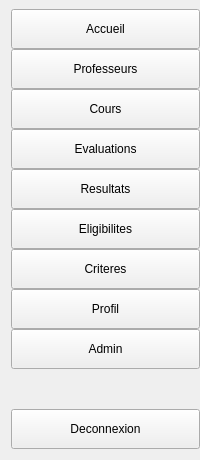
          <widget class="QWidget" name="widget_4" native="true">
           <property name="minimumSize">
            <size>
             <width>200</width>
             <height>0</height>
            </size>
           </property>
           <property name="maximumSize">
            <size>
             <width>200</width>
             <height>16777215</height>
            </size>
           </property>
           <layout class="QVBoxLayout" name="verticalLayout_4">
            <property name="spacing">
             <number>0</number>
            </property>
            <property name="topMargin">
             <number>9</number>
            </property>
            <property name="rightMargin">
             <number>0</number>
            </property>
            <item>
             <layout class="QVBoxLayout" name="verticalLayout_3">
              <property name="spacing">
               <number>0</number>
              </property>
              <item>
               <layout class="QVBoxLayout" name="verticalLayout_2">
                <property name="spacing">
                 <number>0</number>
                </property>
                <item>
                 <widget class="QPushButton" name="accueil">
                  <property name="minimumSize">
                   <size>
                    <width>0</width>
                    <height>40</height>
                   </size>
                  </property>
                  <property name="maximumSize">
                   <size>
                    <width>16777215</width>
                    <height>40</height>
                   </size>
                  </property>
                  <property name="text">
                   <string>Accueil</string>
                  </property>
                 </widget>
                </item>
                <item>
                 <widget class="QPushButton" name="pushButton_2">
                  <property name="minimumSize">
                   <size>
                    <width>0</width>
                    <height>40</height>
                   </size>
                  </property>
                  <property name="maximumSize">
                   <size>
                    <width>16777215</width>
                    <height>40</height>
                   </size>
                  </property>
                  <property name="text">
                   <string>Professeurs</string>
                  </property>
                 </widget>
                </item>
                <item>
                 <widget class="QPushButton" name="pushButton_3">
                  <property name="minimumSize">
                   <size>
                    <width>0</width>
                    <height>40</height>
                   </size>
                  </property>
                  <property name="maximumSize">
                   <size>
                    <width>16777215</width>
                    <height>40</height>
                   </size>
                  </property>
                  <property name="text">
                   <string>Cours</string>
                  </property>
                 </widget>
                </item>
                <item>
                 <widget class="QPushButton" name="pushButton_4">
                  <property name="minimumSize">
                   <size>
                    <width>0</width>
                    <height>40</height>
                   </size>
                  </property>
                  <property name="maximumSize">
                   <size>
                    <width>16777215</width>
                    <height>40</height>
                   </size>
                  </property>
                  <property name="text">
                   <string>Evaluations</string>
                  </property>
                 </widget>
                </item>
                <item>
                 <widget class="QPushButton" name="pushButton_5">
                  <property name="minimumSize">
                   <size>
                    <width>0</width>
                    <height>40</height>
                   </size>
                  </property>
                  <property name="maximumSize">
                   <size>
                    <width>16777215</width>
                    <height>40</height>
                   </size>
                  </property>
                  <property name="text">
                   <string>Resultats</string>
                  </property>
                 </widget>
                </item>
                <item>
                 <widget class="QPushButton" name="pushButton_6">
                  <property name="minimumSize">
                   <size>
                    <width>0</width>
                    <height>40</height>
                   </size>
                  </property>
                  <property name="maximumSize">
                   <size>
                    <width>16777215</width>
                    <height>40</height>
                   </size>
                  </property>
                  <property name="text">
                   <string>Eligibilites</string>
                  </property>
                 </widget>
                </item>
                <item>
                 <widget class="QPushButton" name="pushButton_22">
                  <property name="minimumSize">
                   <size>
                    <width>0</width>
                    <height>40</height>
                   </size>
                  </property>
                  <property name="maximumSize">
                   <size>
                    <width>16777215</width>
                    <height>40</height>
                   </size>
                  </property>
                  <property name="text">
                   <string>Criteres</string>
                  </property>
                 </widget>
                </item>
                <item>
                 <widget class="QPushButton" name="pushButton_7">
                  <property name="minimumSize">
                   <size>
                    <width>0</width>
                    <height>40</height>
                   </size>
                  </property>
                  <property name="maximumSize">
                   <size>
                    <width>16777215</width>
                    <height>40</height>
                   </size>
                  </property>
                  <property name="text">
                   <string>Profil</string>
                  </property>
                 </widget>
                </item>
                <item>
                 <widget class="QPushButton" name="pushButton_8">
                  <property name="minimumSize">
                   <size>
                    <width>0</width>
                    <height>40</height>
                   </size>
                  </property>
                  <property name="maximumSize">
                   <size>
                    <width>16777215</width>
                    <height>40</height>
                   </size>
                  </property>
                  <property name="text">
                   <string>Admin</string>
                  </property>
                 </widget>
                </item>
               </layout>
              </item>
              <item>
               <spacer name="verticalSpacer">
                <property name="orientation">
                 <enum>Qt::Vertical</enum>
                </property>
                <property name="sizeHint" stdset="0">
                 <size>
                  <width>20</width>
                  <height>40</height>
                 </size>
                </property>
               </spacer>
              </item>
              <item>
               <widget class="QPushButton" name="pushButton_9">
                <property name="minimumSize">
                 <size>
                  <width>0</width>
                  <height>40</height>
                 </size>
                </property>
                <property name="maximumSize">
                 <size>
                  <width>16777215</width>
                  <height>40</height>
                 </size>
                </property>
                <property name="text">
                 <string>Deconnexion</string>
                </property>
               </widget>
              </item>
             </layout>
            </item>
           </layout>
          </widget>
